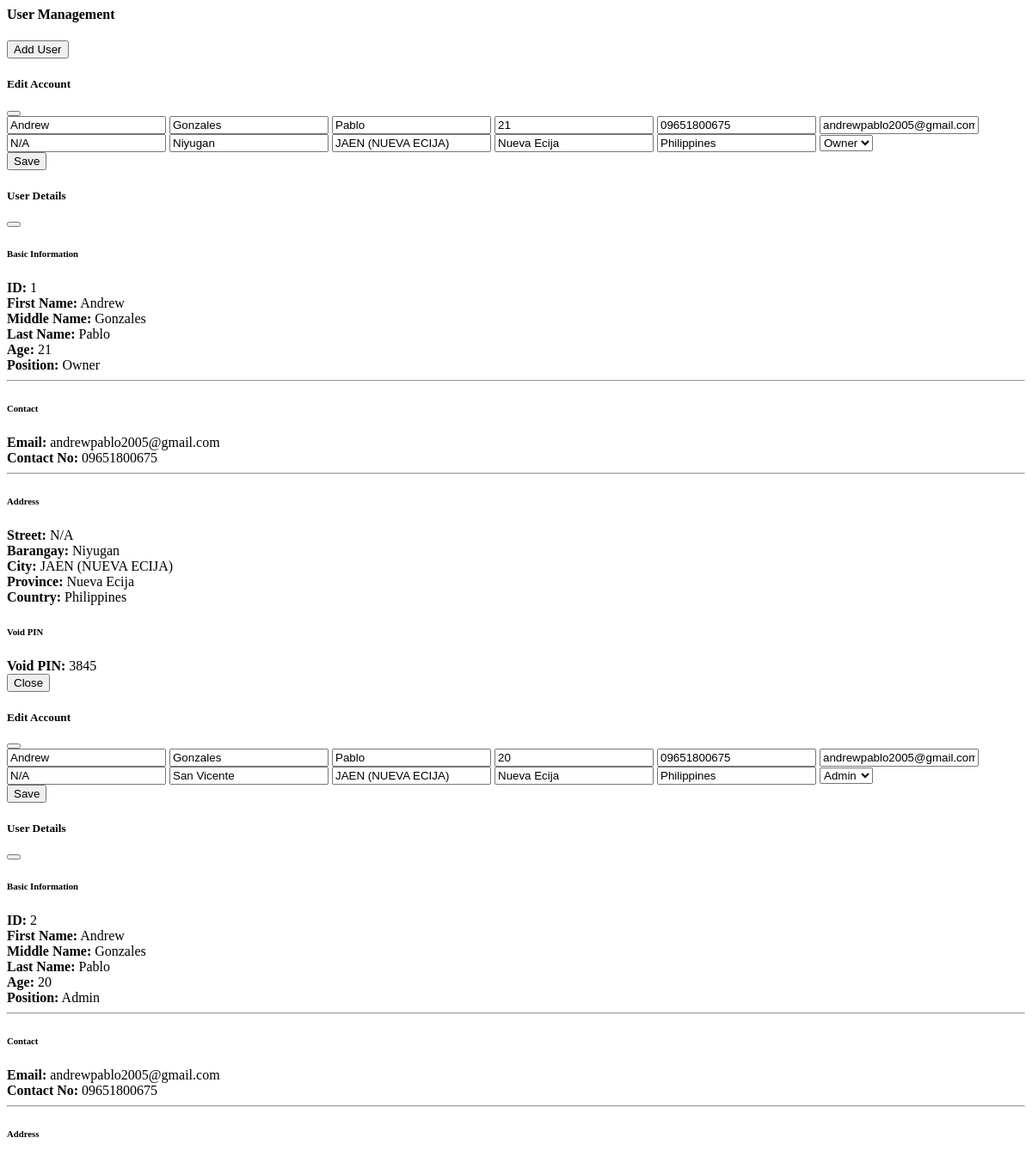
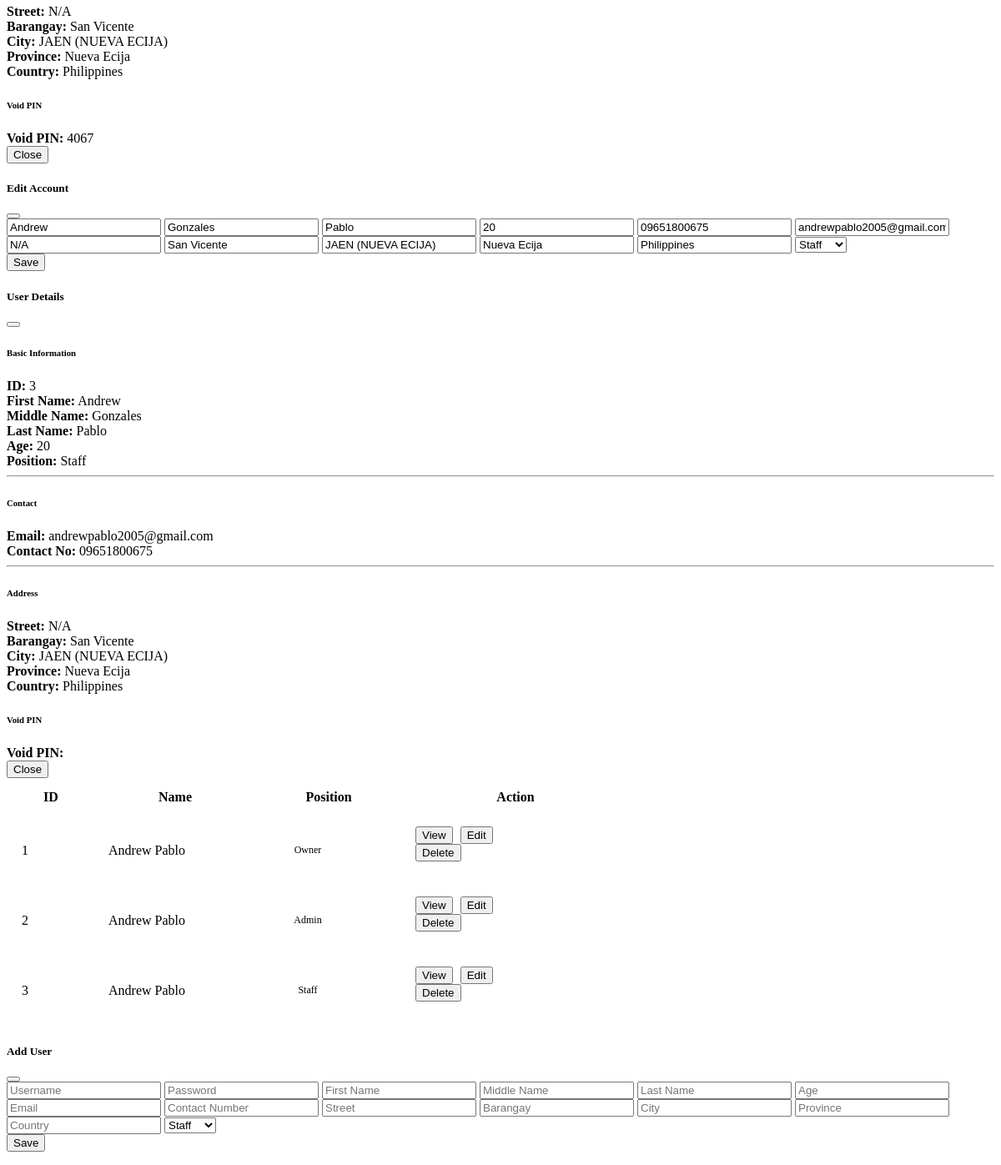
The app's page /reusablepage/usermanagement.php with its own data (2 pictures, top to bottom).
### tables this page shows
CREATE TABLE `users_info` (
  `id` int(11) NOT NULL,
  `user_id` int(11) DEFAULT NULL,
  `firstname` varchar(255) NOT NULL,
  `middlename` varchar(255) NOT NULL,
  `lastname` varchar(255) NOT NULL,
  `age` int(11) NOT NULL,
  `street` varchar(155) NOT NULL,
  `barangay` varchar(155) NOT NULL,
  `city` varchar(155) NOT NULL,
  `province` varchar(155) NOT NULL,
  `country` varchar(155) NOT NULL,
  `email` varchar(155) NOT NULL,
  `contactnumber` varchar(11) NOT NULL
);

CREATE TABLE `users` (
  `id` int(11) NOT NULL,
  `username` varchar(155) NOT NULL,
  `password` varchar(255) NOT NULL,
  `void_password` varchar(255) DEFAULT NULL,
  `position` varchar(20) DEFAULT NULL,
  `failed_attempts` int(11) DEFAULT 0,
  `last_attempt` timestamp NULL DEFAULT NULL
);

### function/usermanagement.php (called while the page is built, shortened)
<?php
class UserManagement
{
    private $con;
    public function __construct($db)
    {
        $this->con = $db;
    }
    public function getAllUsers(): array
    {
        return $this->con
            ->query("SELECT u.*, ui.* FROM users u
                     LEFT JOIN users_info ui ON u.id = ui.user_id")
            ->fetchAll();
    }
}

### reusablepage/usermanagement.php (the view, shortened to what this page needs)
<?php
require_once __DIR__ . "/../conn/database.php";
require_once __DIR__ . "/../function/usermanagement.php";
$usersmanagement = new UserManagement($db);
$users = $usersmanagement->getAllUsers();
?>
<link rel="stylesheet" href="/MMBPOS/css/table.css">
<div class="container-fluid px-4 mt-3">
    <div class="card shadow-sm">
        <div class="card-body">
            <div class="d-flex justify-content-between align-items-center mb-3">
                <h4 class="mb-0">User Management</h4>
                <button class="btn btn-primary" data-bs-toggle="modal" data-bs-target="#adduser">
                    Add User
                </button>
            </div>
            <div class="table-responsive">
                <table class="table table-striped table-hover align-middle w-100 myTable userstable">
                    <thead class="table-dark">
                        <tr>
                            <th class="col-id">ID</th>
                            <th class="col-name">Name</th>
                            <th class="col-position">Position</th>
                            <th class="col-action text-center">Action</th>
                        </tr>
                    </thead>
                    <tbody>
                        <?php foreach ($users as $u): ?>
                            <tr>
                                <td class="col-id"><?= $u['id'] ?></td>
                                <td class="col-name"><?= ($u['firstname']), " ", ($u['lastname']) ?></td>
                                <td class="col-position">
                                    <?php
                                    $pos = $u['position'];
                                    if ($pos === 'Admin') {
                                        $badgeClass = 'bg-danger';
                                    } elseif ($pos === 'Owner') {
                                        $badgeClass = 'bg-dark';
                                    } elseif ($pos === 'Staff') {
                                        $badgeClass = 'bg-success';
                                    } else {
                                        $badgeClass = 'bg-secondary';
                                    }
                                    ?>
                                    <span class="badge <?= $badgeClass ?> badge-uniform">
                                        <?= htmlspecialchars($pos) ?>
                                    </span>
                                </td>
                                <td class="col-action text-center ">
                                    <button class="btn btn-info btn-sm" data-bs-toggle="modal"
                                        data-bs-target="#view<?= $u['id'] ?>">
                                        View
                                    </button>
                                    <button class="btn btn-primary btn-sm" data-bs-toggle="modal"
                                        data-bs-target="#edit<?= $u['id'] ?>">
                                        Edit
                                    </button>
                                    <form method="POST" class="d-inline">
                                        <button type="submit" name="deleteUser" class="btn btn-danger btn-sm"
                                            onclick="return confirm('Delete this user?')">
                                            Delete
                                        </button>
                                    </form>
                                </td>
                            </tr>
                            <?php include 'editaccount.php'; ?>
                            <?php include 'viewaccount.php'; ?>
                        <?php endforeach; ?>
                    </tbody>
                </table>
            </div>
        </div>
    </div>
</div>
<?php include 'addaccount.php'; ?>

### reusablepage/editaccount.php (shortened to what this page needs)
<div class="modal fade" id="edit<?= $u['id'] ?>" tabindex="-1">
    <div class="modal-dialog">
        <div class="modal-content">
            <form method="POST">
                <div class="modal-header">
                    <h5>Edit Account</h5>
                    <button type="button" class="btn-close" data-bs-dismiss="modal"></button>
                </div>
                <div class="modal-body">
                    <input name="firstname" class="form-control mb-2" value="<?= $u['firstname'] ?>">
                    <input name="middlename" class="form-control mb-2" value="<?= $u['middlename'] ?>">
                    <input name="lastname" class="form-control mb-2" value="<?= $u['lastname'] ?>">
                    <input type="number" name="age" class="form-control mb-2" value="<?= $u['age'] ?>">
                    <input name="contactnumber" class="form-control mb-2" value="<?= $u['contactnumber'] ?>">
                    <input type="email" name="email" class="form-control mb-2" value="<?= $u['email'] ?>">
                    <input name="street" class="form-control mb-2" value="<?= $u['street'] ?>">
                    <input name="barangay" class="form-control mb-2" value="<?= $u['barangay'] ?>">
                    <input name="city" class="form-control mb-2" value="<?= $u['city'] ?>">
                    <input name="province" class="form-control mb-2" value="<?= $u['province'] ?>">
                    <input name="country" class="form-control mb-2" value="<?= $u['country'] ?>">
                    <select name="position" class="form-control mb-2">
                        <option value="Admin" <?= $u['position']=='Admin'?'selected':'' ?>>Admin</option>
                        <option value="Owner" <?= $u['position']=='Owner'?'selected':'' ?>>Owner</option>
                        <option value="Staff" <?= $u['position']=='Staff'?'selected':'' ?>>Staff</option>
                    </select>
                </div>
                <div class="modal-footer">
                    <button type="submit" name="updateUser" class="btn btn-success">
                        Save
                    </button>
                </div>
            </form>
        </div>
    </div>
</div>

### reusablepage/viewaccount.php
<div class="modal fade" id="view<?= $u['id'] ?>" tabindex="-1">
    <div class="modal-dialog modal-lg">
        <div class="modal-content">
            <div class="modal-header">
                <h5 class="modal-title">User Details</h5>
                <button type="button" class="btn-close" data-bs-dismiss="modal"></button>
            </div>
            <div class="modal-body">
                <h6 class="mb-3">Basic Information</h6>
                <div class="row">
                    <div class="col-md-4"><strong>ID:</strong> <?= $u['id'] ?></div>
                    <div class="col-md-4"><strong>First Name:</strong> <?= htmlspecialchars($u['firstname']) ?></div>
                    <div class="col-md-4"><strong>Middle Name:</strong> <?= htmlspecialchars($u['middlename']) ?></div>
                    <div class="col-md-4 mt-2"><strong>Last Name:</strong> <?= htmlspecialchars($u['lastname']) ?></div>
                    <div class="col-md-4 mt-2"><strong>Age:</strong> <?= $u['age'] ?></div>
                    <div class="col-md-4 mt-2"><strong>Position:</strong> <?= htmlspecialchars($u['position']) ?></div>
                </div>
                <hr>
                <h6 class="mb-3">Contact</h6>
                <div class="row">
                    <div class="col-md-6"><strong>Email:</strong> <?= htmlspecialchars($u['email']) ?></div>
                    <div class="col-md-6"><strong>Contact No:</strong> <?= htmlspecialchars($u['contactnumber']) ?></div>
                </div>
                <hr>
                <h6 class="mb-3">Address</h6>
                <div class="row">
                    <div class="col-md-4"><strong>Street:</strong> <?= htmlspecialchars($u['street']) ?></div>
                    <div class="col-md-4"><strong>Barangay:</strong> <?= htmlspecialchars($u['barangay']) ?></div>
                    <div class="col-md-4"><strong>City:</strong> <?= htmlspecialchars($u['city']) ?></div>
                    <div class="col-md-4 mt-2"><strong>Province:</strong> <?= htmlspecialchars($u['province']) ?></div>
                    <div class="col-md-4 mt-2"><strong>Country:</strong> <?= htmlspecialchars($u['country']) ?></div>
                </div>
                <h6 class="mb-3">Void PIN</h6>
                <div class="row">
                    <div class="col-md-4"><strong>Void PIN:</strong> <?= htmlspecialchars($u['void_password']) ?></div>
                </div>
            </div>
            <div class="modal-footer">
                <button class="btn btn-secondary" data-bs-dismiss="modal">Close</button>
            </div>
        </div>
    </div>
</div>

### css/table.css (style rules this page uses)
.myTable td, .myTable th { padding: 12px 16px; }
.col-id { width: 70px; }
.col-name { min-width: 160px; }
.col-position { min-width: 140px; }
.col-action { min-width: 240px; }
.col-action .btn { margin-right: 5px; }
.myTable tbody tr { height: 60px; }
.badge-uniform { display: inline-flex; align-items: center; justify-content: center; min-width: 90px; height: 28px; font-size: 12px; padding: 0; }

### records on screen
users_info: id "1", firstname "Andrew", lastname "Pablo", user.position "Owner", middlename "Gonzales", age "21", contactnumber "09651800675", email "andrewpablo2005@gmail.com", street "N/A", barangay "Niyugan", city "JAEN (NUEVA ECIJA)", province "Nueva Ecija", country "Philippines", user.void_password "3845"
users_info: id "2", firstname "Andrew", lastname "Pablo", user.position "Admin", middlename "Gonzales", age "20", contactnumber "09651800675", email "andrewpablo2005@gmail.com", street "N/A", barangay "San Vicente", city "JAEN (NUEVA ECIJA)", province "Nueva Ecija", country "Philippines", user.void_password "4067"
users_info: id "3", firstname "Andrew", lastname "Pablo", user.position "Staff", middlename "Gonzales", age "20", contactnumber "09651800675", email "andrewpablo2005@gmail.com", street "N/A", barangay "San Vicente", city "JAEN (NUEVA ECIJA)", province "Nueva Ecija", country "Philippines"
